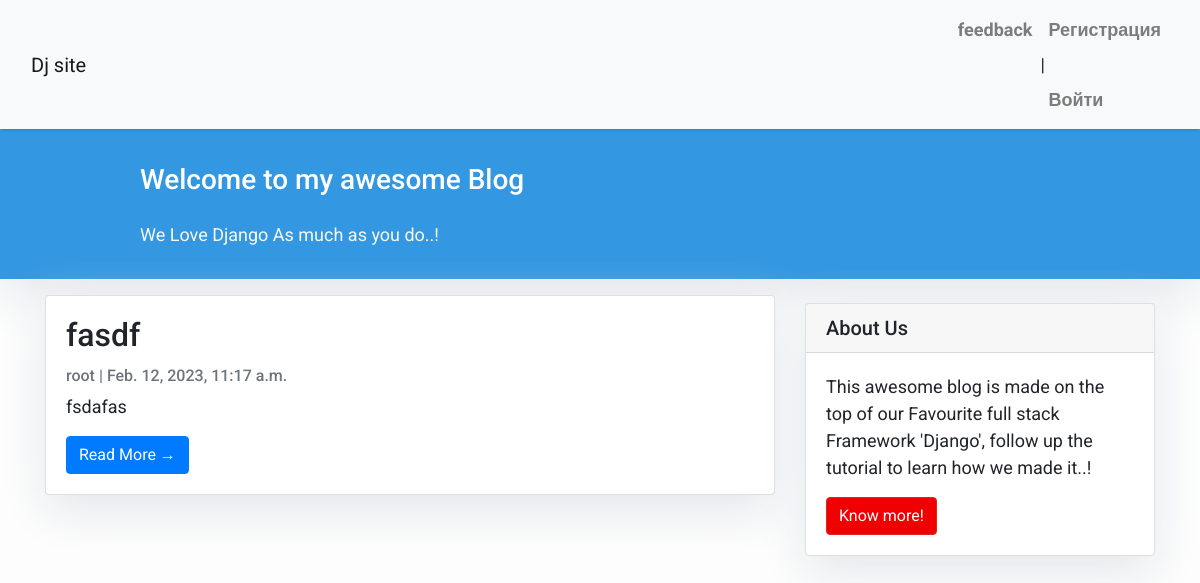
The app's page /, older data.
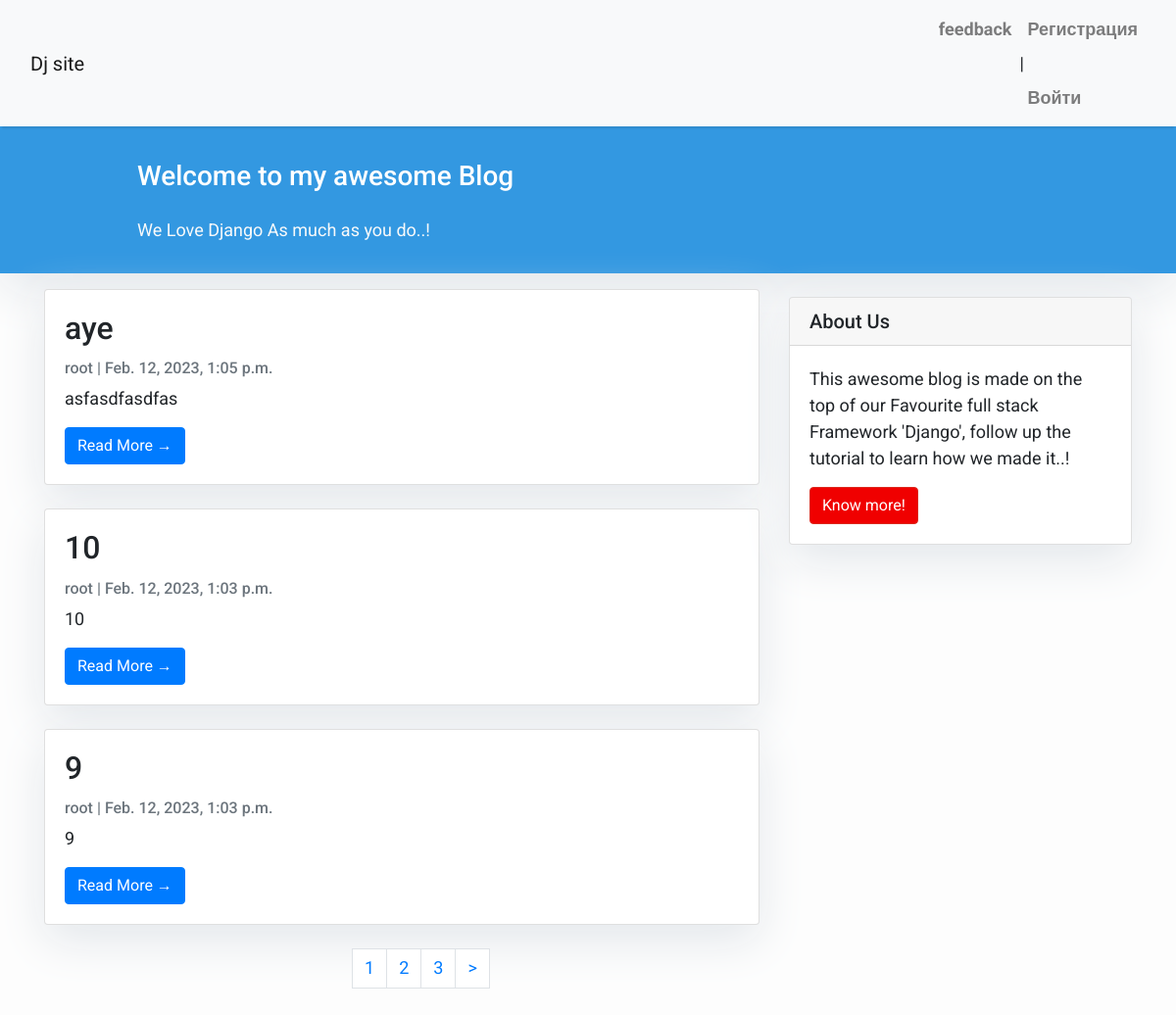
The same page, newer data.
### blog/models.py (models this page shows, shortened)
class Post(models.Model):
    title = models.CharField(max_length=200, unique=True)
    slug = models.SlugField(max_length=200, unique=True)
    author = models.ForeignKey(
        User, on_delete=models.CASCADE, related_name="blog_posts"
    )
    updated_on = models.DateTimeField(auto_now=True)
    content = models.TextField()
    created_on = models.DateTimeField(auto_now_add=True)
    status = models.IntegerField(choices=STATUS, default=0)
    class Meta:
        ordering = ["-created_on"]

### blog/views.py (the view)
# urls.py: path('',views.PostList.as_view(), name='home'),
class PostList(generic.ListView):
    queryset = Post.objects.filter(status=1).order_by('-created_on')
    template_name = 'index.html'
    paginate_by = 3

### blog/templates/index.html (shortened to what this page needs)
{% extends "base.html" %}
{% block content %}
<header class="masthead">
    <div class="container">
        <div class="row">
            <div class=" col-md-8 col-md-10 mx-auto">
                <div class="site-heading">
                    <h3 class=" site-heading my-4 mt-3 text-white"> Welcome to my awesome Blog </h3>
                    <p class="text-light">We Love Django As much as you do..! &nbsp
                    </p>
                </div>
            </div>
        </div>
    </div>
</header>
<div class="container">
    <div class="row">
        <div class="col-md-8 mt-3 left">
            {% for post in post_list %}
            <div class="card mb-4">
                <div class="card-body">
                    <h2 class="card-title">{{ post.title }}</h2>
                    <p class="card-text text-muted h6">{{ post.author }} | {{ post.created_on}} </p>
                    <p class="card-text">{{post.content|slice:":200" }}</p>
                    <a href="{% url 'post_detail' post.slug  %}" class="btn btn-primary">Read More &rarr;</a>
                </div>
            </div>
            {% endfor %}
            {% if page_obj.has_other_pages %}
<nav class="list-pages">
    <ul><nav aria-label="Page navigation conatiner"></nav>
  <ul class="pagination justify-content-center">
        {% for p in paginator.page_range %}
		{% if page_obj.number == p %}
        <li class="page-link">{{ p }}</li>
		{% elif p >= page_obj.number|add:-2 and p <= page_obj.number|add:2  %}
        <li class="page-link">
            <a href="?page={{ p }}">{{ p }}</a>
        </li>
		{% endif %}
        {% endfor %}
{% if page_obj.has_next %}
<li class="page-link">
	<a href="?page={{ page_obj.next_page_number }}">&gt;</a>
</li>
{% endif %}
    </ul>
</nav>
{% endif %}
        </div>
        {% block sidebar %} {% include 'sidebar.html' %} {% endblock sidebar %}
    </div>
</div>
{%endblock%}

Row changes from the older to the newer data that the page shows:
no longer on this page (row edited): Post: title "fasdf", author "root", created_on "Feb. 12, 2023, 11:17 a.m.", content "fsdafas"
added Post: title "aye", author "root", created_on "Feb. 12, 2023, 1:05 p.m.", content "asfasdfasdfas"
added Post: title "10", author "root", created_on "Feb. 12, 2023, 1:03 p.m.", content "10"
added Post: title "9", author "root", created_on "Feb. 12, 2023, 1:03 p.m.", content "9"
Text that changed along with them:
new list line: "1"
new list line: "2"
new list line: "3"
